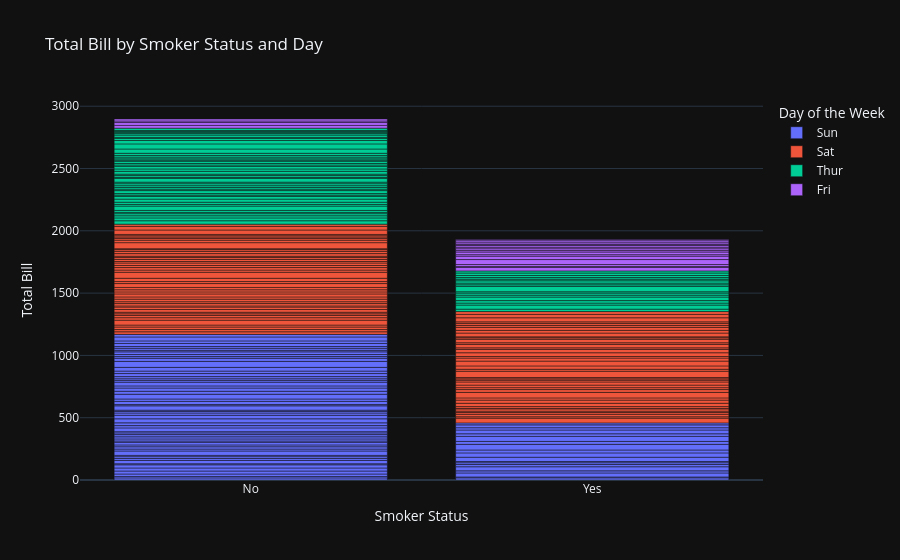

Notebook source saved alongside this figure:
### Code cell
px.bar(data_frame=df_tips,x='smoker',y='total_bill',color='day',title='Total Bill by Smoker Status and Day',labels={'smoker':'Smoker Status','total_bill':'Total Bill','day':'Day of the Week'},template='plotly_dark')

### Figure 1 — Plotly figure (JSON) as saved in the notebook; plotly's stock layout.template omitted (floating-point values rounded to 4 significant figures)
{"data": [{"alignmentgroup": "True", "hovertemplate": "Day of the Week=Sun<br>Smoker Status=%{x}<br>Total Bill=%{y}<extra></extra>", "legendgroup": "Sun", "marker": {"color": "#636efa", "pattern": {"shape": ""}}, "name": "Sun", "offsetgroup": "Sun", "orientation": "v", "showlegend": true, "textposition": "auto", "type": "bar", "x": ["No", "No", "No", "No", "No", "No", "No", "No", "No", "No", "No", "No", "No", "No", "No", "No", "No", "No", "No", "No", "No", "No", "No", "No", "No", "No", "No", "No", "No", "No", "No", "No", "No", "No", "No", "No", "No", "No", "No", "No", "No", "No", "No", "No", "No", "No", "No", "No", "No", "No", "No", "No", "No", "Yes", "No", "No", "No", "Yes", "Yes", "Yes", "Yes", "Yes", "Yes", "Yes", "Yes", "Yes", "Yes", "Yes", "Yes", "Yes", "No", "Yes", "Yes", "Yes", "Yes", "Yes"], "xaxis": "x", "y": [16.99, 10.34, 21.01, 23.68, 24.59, 25.29, 8.77, 26.88, 15.04, 14.78, 10.27, 35.26, 15.42, 18.43, 14.83, 21.58, 10.33, 16.29, 16.97, 17.46, 13.94, 9.68, 30.4, 18.29, 22.23, 32.4, 28.55, 18.04, 12.54, 10.29, 34.81, 9.94, 25.56, 19.49, 38.07, 23.95, 25.71, 17.31, 29.93, 14.07, 13.13, 17.26, 24.55, 19.77, 29.85, 48.17, 25, 13.39, 16.49, 21.5, 12.66, 16.21, 13.81, 17.51, 24.52, 20.76, 31.71, 7.25, 31.85, 16.82, 32.9, 17.89, 14.48, 9.6, 34.63, 34.65, 23.33, 45.35, 23.17, 40.55, 20.69, 20.9, 30.46, 18.15, 23.1, 15.69], "yaxis": "y"}, {"alignmentgroup": "True", "hovertemplate": "Day of the Week=Sat<br>Smoker Status=%{x}<br>Total Bill=%{y}<extra></extra>", "legendgroup": "Sat", "marker": {"color": "#EF553B", "pattern": {"shape": ""}}, "name": "Sat", "offsetgroup": "Sat", "orientation": "v", "showlegend": true, "textposition": "auto", "type": "bar", "x": ["No", "No", "No", "No", "No", "No", "No", "No", "No", "No", "No", "No", "No", "No", "No", "No", "No", "No", "No", "No", "No", "No", "Yes", "No", "Yes", "No", "Yes", "Yes", "Yes", "Yes", "No", "No", "No", "Yes", "No", "Yes", "No", "No", "Yes", "Yes", "No", "No", "Yes", "Yes", "Yes", "No", "Yes", "Yes", "Yes", "No", "Yes", "No", "No", "Yes", "Yes", "Yes", "Yes", "Yes", "Yes", "Yes", "Yes", "Yes", "Yes", "No", "Yes", "Yes", "Yes", "Yes", "Yes", "Yes", "Yes", "No", "No", "Yes", "Yes", "Yes", "No", "No", "Yes", "No", "Yes", "Yes", "No", "No", "Yes", "Yes", "No"], "xaxis": "x", "y": [20.65, 17.92, 20.29, 15.77, 39.42, 19.82, 17.81, 13.37, 12.69, 21.7, 19.65, 9.55, 18.35, 15.06, 20.69, 17.78, 24.06, 16.31, 16.93, 18.69, 31.27, 16.04, 38.01, 26.41, 11.24, 48.27, 20.29, 13.81, 11.02, 18.29, 17.59, 20.08, 16.45, 3.07, 20.23, 15.01, 12.02, 17.07, 26.86, 25.28, 14.73, 10.51, 17.92, 44.3, 22.42, 20.92, 15.36, 20.49, 25.21, 18.24, 14.31, 14, 7.25, 10.59, 10.63, 50.81, 15.81, 26.59, 38.73, 24.27, 12.76, 30.06, 25.89, 48.33, 13.27, 28.17, 12.9, 28.15, 11.59, 7.74, 30.14, 20.45, 13.28, 22.12, 24.01, 15.69, 11.61, 10.77, 15.53, 10.07, 12.6, 32.83, 35.83, 29.03, 27.18, 22.67, 17.82], "yaxis": "y"}, {"alignmentgroup": "True", "hovertemplate": "Day of the Week=Thur<br>Smoker Status=%{x}<br>Total Bill=%{y}<extra></extra>", "legendgroup": "Thur", "marker": {"color": "#00cc96", "pattern": {"shape": ""}}, "name": "Thur", "offsetgroup": "Thur", "orientation": "v", "showlegend": true, "textposition": "auto", "type": "bar", "x": ["No", "No", "No", "Yes", "No", "No", "Yes", "No", "No", "No", "No", "No", "No", "No", "No", "No", "No", "No", "No", "No", "No", "No", "No", "No", "No", "No", "No", "No", "No", "No", "No", "No", "No", "No", "Yes", "No", "No", "No", "No", "No", "No", "No", "No", "No", "No", "No", "Yes", "Yes", "Yes", "Yes", "No", "Yes", "Yes", "Yes", "Yes", "Yes", "Yes", "Yes", "Yes", "Yes", "Yes", "No"], "xaxis": "x", "y": [27.2, 22.76, 17.29, 19.44, 16.66, 10.07, 32.68, 15.98, 34.83, 13.03, 18.28, 24.71, 21.16, 10.65, 12.43, 24.08, 11.69, 13.42, 14.26, 15.95, 12.48, 29.8, 8.52, 14.52, 11.38, 22.82, 19.08, 20.27, 11.17, 12.26, 18.26, 8.51, 10.33, 14.15, 16, 13.16, 17.47, 34.3, 41.19, 27.05, 16.43, 8.35, 18.64, 11.87, 9.78, 7.51, 19.81, 28.44, 15.48, 16.58, 7.56, 10.34, 43.11, 13, 13.51, 18.71, 12.74, 13, 16.4, 20.53, 16.47, 18.78], "yaxis": "y"}, {"alignmentgroup": "True", "hovertemplate": "Day of the Week=Fri<br>Smoker Status=%{x}<br>Total Bill=%{y}<extra></extra>", "legendgroup": "Fri", "marker": {"color": "#ab63fa", "pattern": {"shape": ""}}, "name": "Fri", "offsetgroup": "Fri", "orientation": "v", "showlegend": true, "textposition": "auto", "type": "bar", "x": ["Yes", "No", "Yes", "Yes", "No", "Yes", "Yes", "Yes", "Yes", "No", "Yes", "Yes", "Yes", "Yes", "Yes", "No", "Yes", "Yes", "Yes"], "xaxis": "x", "y": [28.97, 22.49, 5.75, 16.32, 22.75, 40.17, 27.28, 12.03, 21.01, 12.46, 11.35, 15.38, 12.16, 13.42, 8.58, 15.98, 13.42, 16.27, 10.09], "yaxis": "y"}], "layout": {"barmode": "relative", "legend": {"title": {"text": "Day of the Week"}, "tracegroupgap": 0}, "title": {"text": "Total Bill by Smoker Status and Day"}, "xaxis": {"anchor": "y", "domain": [0, 1], "title": {"text": "Smoker Status"}}, "yaxis": {"anchor": "x", "domain": [0, 1], "title": {"text": "Total Bill"}}}}
